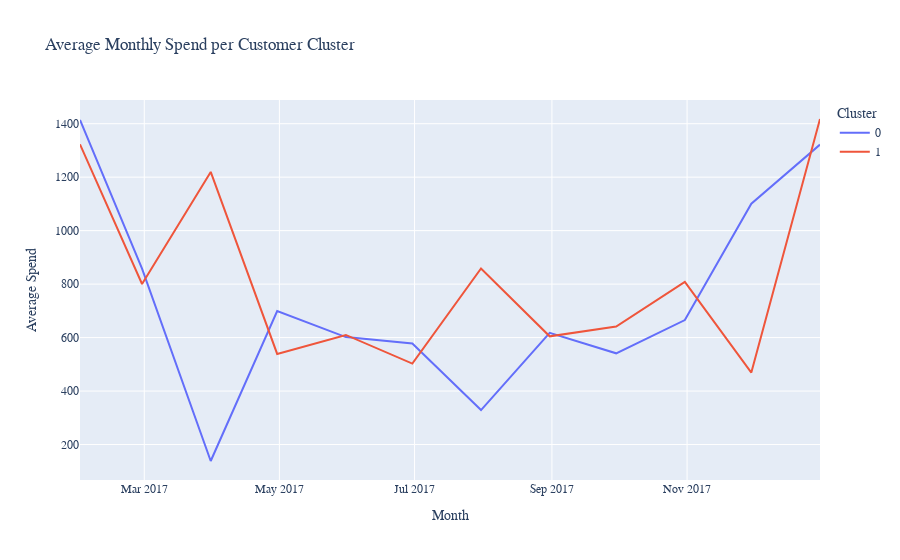

Notebook cell for this chart:
### Markdown cell above
Step 6: Analysis & Visualization
Explanation
Now that we have assigned each customer to a cluster, the final step is to understand what these clusters represent.

To interpret the clusters, we calculate the average value for each of the LRFM features within each cluster using groupby('cluster').mean(). This gives us a cluster summary table that reveals the defining characteristics of each segment (e.g., high monetary value, high frequency).

To bring this to life, we visualize the average monthly spend (monetary) for each cluster over time. This line chart is the most powerful output of our project, as it clearly shows the different behavioral patterns of our customer segments, allowing us to give them meaningful names like "Loyal High Spenders" or "At-Risk Customers".

### Code cell
# Merge cluster labels with the full LRFM time series data
analysis_df = pd.merge(final_lrfm_df, customer_clusters, on='customer_id')

# --- Visualize the Cluster Trends --- #
# Calculate the average monetary value for each cluster over time
cluster_trends = analysis_df.groupby(['cluster', 'transaction_date'])['monetary'].mean().reset_index()

fig = px.line(
    cluster_trends, 
    x='transaction_date', 
    y='monetary', 
    color='cluster', 
    title='Average Monthly Spend per Customer Cluster',
    labels={'monetary': 'Average Monetary Value', 'transaction_date': 'Date', 'cluster': 'Customer Cluster'}
)
fig.update_layout(
    xaxis_title='Month',
    yaxis_title='Average Spend',
    legend_title='Cluster',
    font=dict(family="Arial, sans-serif", size=12)
)
fig.show()

# --- Analyze Cluster Characteristics --- #
# Calculate the average LRFM values and customer count for each cluster
cluster_summary = analysis_df.groupby('cluster')[features].mean().round(2)
cluster_summary['customer_count'] = analysis_df.groupby('cluster')['customer_id'].nunique()

print("\n--- Cluster Summary Statistics (Average LRFM values) ---")
cluster_summary

### Figure 1 — Plotly figure (JSON) as saved in the notebook; plotly's stock layout.template omitted (floating-point values rounded to 4 significant figures)
{"data": [{"hovertemplate": "Customer Cluster=0<br>Date=%{x}<br>Average Monetary Value=%{y}<extra></extra>", "legendgroup": "0", "line": {"color": "#636efa", "dash": "solid"}, "marker": {"symbol": "circle"}, "mode": "lines", "name": "0", "orientation": "v", "showlegend": true, "type": "scatter", "x": ["2017-01-31T00:00:00.000000000", "2017-02-28T00:00:00.000000000", "2017-03-31T00:00:00.000000000", "2017-04-30T00:00:00.000000000", "2017-05-31T00:00:00.000000000", "2017-06-30T00:00:00.000000000", "2017-07-31T00:00:00.000000000", "2017-08-31T00:00:00.000000000", "2017-09-30T00:00:00.000000000", "2017-10-31T00:00:00.000000000", "2017-11-30T00:00:00.000000000", "2017-12-31T00:00:00.000000000"], "xaxis": "x", "y": [1414.0, 858.1, 138.4, 699.3, 601.9, 577.6, 328.8, 617.7, 541.1, 665.6, 1101.0, 1322.0], "yaxis": "y"}, {"hovertemplate": "Customer Cluster=1<br>Date=%{x}<br>Average Monetary Value=%{y}<extra></extra>", "legendgroup": "1", "line": {"color": "#EF553B", "dash": "solid"}, "marker": {"symbol": "circle"}, "mode": "lines", "name": "1", "orientation": "v", "showlegend": true, "type": "scatter", "x": ["2017-01-31T00:00:00.000000000", "2017-02-28T00:00:00.000000000", "2017-03-31T00:00:00.000000000", "2017-04-30T00:00:00.000000000", "2017-05-31T00:00:00.000000000", "2017-06-30T00:00:00.000000000", "2017-07-31T00:00:00.000000000", "2017-08-31T00:00:00.000000000", "2017-09-30T00:00:00.000000000", "2017-10-31T00:00:00.000000000", "2017-11-30T00:00:00.000000000", "2017-12-31T00:00:00.000000000"], "xaxis": "x", "y": [1323.0, 800.5, 1220.0, 538.8, 609.9, 502.7, 858.5, 604.7, 641.6, 808.3, 469.3, 1418.0], "yaxis": "y"}], "layout": {"font": {"family": "Arial, sans-serif", "size": 12}, "legend": {"title": {"text": "Cluster"}, "tracegroupgap": 0}, "title": {"text": "Average Monthly Spend per Customer Cluster"}, "xaxis": {"anchor": "y", "domain": [0, 1], "title": {"text": "Month"}}, "yaxis": {"anchor": "x", "domain": [0, 1], "title": {"text": "Average Spend"}}}}
